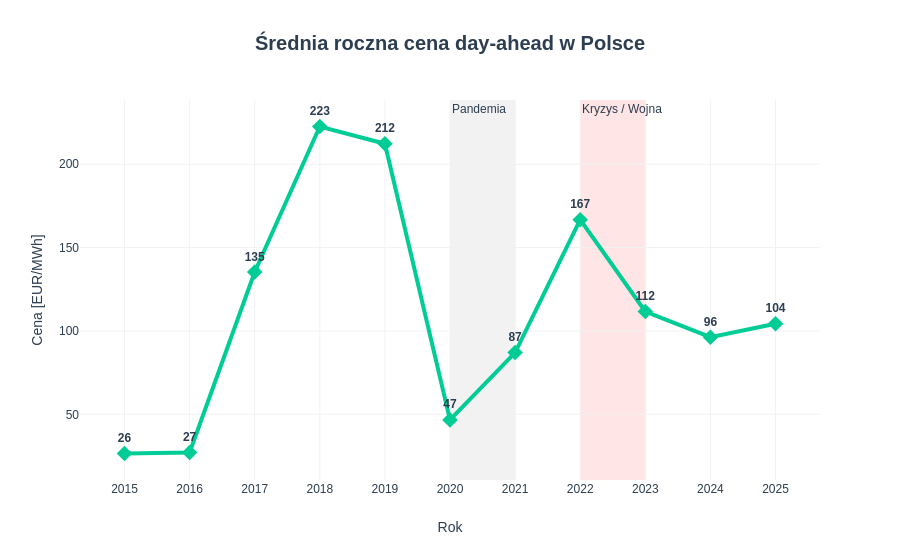

Here is the notebook cell this chart was saved with:
### Markdown cell above
---
## 2. Ceny energii w Polsce

### 2a. Średnia roczna cena prądu (day-ahead)

### Code cell
import plotly.io as pio
import plotly.graph_objects as go
import pandas as pd

def add_market_events(fig):
    """Dodaje predefiniowane wydarzenia rynkowe do wykresu."""
    events = [
        dict(x0=2020, x1=2021, color="gray", label="Pandemia"),
        dict(x0=2022, x1=2023, color="red", label="Kryzys / Wojna")
    ]
    
    for ev in events:
        fig.add_vrect(
            x0=ev['x0'], x1=ev['x1'], 
            fillcolor=ev['color'], opacity=0.1, 
            line_width=0, layer="below",
            annotation_text=ev['label'], annotation_position="top left"
        )
    return fig

def plot_yearly_prices(df, country_name="Polsce"):
    yearly_price = df["Price DA"].groupby(df.index.year).mean()

    fig = go.Figure()

    fig.add_trace(go.Scatter(
        x=yearly_price.index,
        y=yearly_price.values,
        mode='lines+markers+text',
        name='Cena DA',
        text=[f"{val:.0f}" for val in yearly_price.values],
        textposition="top center",
        line=dict(color='#00CC96', width=4),
        marker=dict(size=12, symbol="diamond"),
        textfont=dict(weight="bold")
    ))

    fig = add_market_events(fig)

    fig.update_layout(
        title_text=f"Średnia roczna cena day-ahead w {country_name}",
        yaxis_title="Cena [EUR/MWh]",
        xaxis_title="Rok"
    )
    
    return fig

# Zakładając, że df jest już gotowy:
fig = plot_yearly_prices(df, country_name="Polsce")
fig.show()

### Figure 1 — Plotly figure (JSON) as saved in the notebook; plotly's stock layout.template omitted (floating-point values rounded to 4 significant figures)
{"data": [{"line": {"color": "#00CC96", "width": 4}, "marker": {"size": 12, "symbol": "diamond"}, "mode": "lines+markers+text", "name": "Cena DA", "text": ["26", "27", "135", "223", "212", "47", "87", "167", "112", "96", "104"], "textfont": {"weight": "bold"}, "textposition": "top center", "type": "scatter", "x": [2015, 2016, 2017, 2018, 2019, 2020, 2021, 2022, 2023, 2024, 2025], "y": [26.49, 27.1, 135.4, 222.6, 212.3, 46.66, 87.03, 166.7, 111.7, 96.26, 104.3]}], "layout": {"annotations": [{"showarrow": false, "text": "Pandemia", "x": 2020, "xanchor": "left", "xref": "x", "y": 1, "yanchor": "top", "yref": "y domain"}, {"showarrow": false, "text": "Kryzys / Wojna", "x": 2022, "xanchor": "left", "xref": "x", "y": 1, "yanchor": "top", "yref": "y domain"}], "shapes": [{"fillcolor": "gray", "layer": "below", "line": {"width": 0}, "opacity": 0.1, "type": "rect", "x0": 2020, "x1": 2021, "xref": "x", "y0": 0, "y1": 1, "yref": "y domain"}, {"fillcolor": "red", "layer": "below", "line": {"width": 0}, "opacity": 0.1, "type": "rect", "x0": 2022, "x1": 2023, "xref": "x", "y0": 0, "y1": 1, "yref": "y domain"}], "title": {"text": "Średnia roczna cena day-ahead w Polsce"}, "xaxis": {"title": {"text": "Rok"}}, "yaxis": {"title": {"text": "Cena [EUR/MWh]"}}}}
